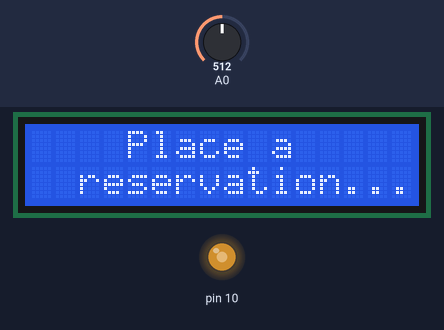
The sketch below on a simulated Arduino Uno, built with avr-gcc and run on an emulated ATmega328P. Shown: 16×2 character LCD, output pins drawn as LEDs (lit = HIGH). The test bench sets the inputs (shaded band); at power-on: A0 = 512.

Above: at 3.2 s.
3.3 s: A0 set to 526
4.8 s: A0 set to 550
At 5.9 s:
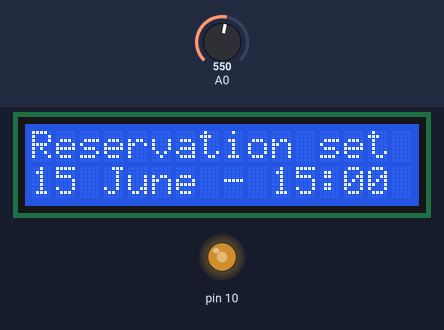
6.3 s: A0 set to 511
At 7.0 s:
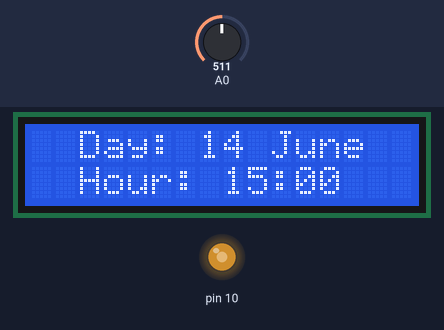
Timing chart, 0 to 9.3 s (numbered marks = the images above; inputs shaded):
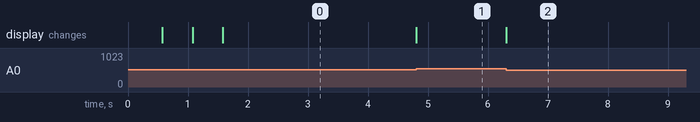

The sketch:

SelectionInterface.ino
```cpp
#include <LiquidCrystal.h>
#include <LCDKeypad.h>
//contrast step
#define DELTA 10
LCDKeypad lcd;
//initial backlight
unsigned char bckl=150;
int day = 15;
int hour = 15;
int buttonPrevious = KEYPAD_NONE;

void setup() {
    pinMode(10, OUTPUT);
  analogWrite(10, bckl);
  buttonPrevious = lcd.button();
  lcd.begin(16,2);
  lcd.clear();
  lcd.print("    Place a");
  lcd.setCursor(0,1);
  lcd.print("  reservation");
  delay(500);
  lcd.print("    Place a");
  lcd.setCursor(0,1);
  lcd.print("  reservation.");
  delay(500);
  lcd.print("    Place a");
  lcd.setCursor(0,1);
  lcd.print("  reservation..");
  delay(500);
  lcd.print("    Place a");
  lcd.setCursor(0,1);
  lcd.print("  reservation...");
  delay(500);
}

void loop()
{
 //Check button state change
 int buttonNow = lcd.button();
 if ( buttonNow != buttonPrevious) {
   handleAction(buttonNow);
   buttonPrevious = buttonNow;
//   lastDown = millis();
 }
}

 void handleAction(int button) {
 switch(button) {
   case KEYPAD_LEFT  :
     day--;
     handleButton();
     break;
   case KEYPAD_RIGHT :
     day++;
     handleButton();
     break;
   case KEYPAD_UP :
     hour++;
     handleButton();
     break;
   case KEYPAD_DOWN :
     hour--;
     handleButton();
     break;
   case KEYPAD_SELECT :
     lcd.clear();
     lcd.setCursor(0,0);
     lcd.print("Reservation set");
     lcd.setCursor(0,1);
     lcd.print(day);
     lcd.print(" June");
     lcd.print(" - ");
     lcd.print(hour);
     lcd.print(":00");
//     // Here you can implement another function to 'reset', in orde to get the second timestamp (which would be the end of the reservation)
//   case KEYPAD_RESET :
//     lcd.clear();
//     lcd.setCursor(0,0);
//     lcd.print("Reservation set");
 }
}

void handleButton() {
     lcd.clear();
     lcd.setCursor(2,0);
     lcd.print("Day: ");
     lcd.print(day);
     lcd.print(" June");
     lcd.setCursor(2,1);
     lcd.print("Hour: ");
     lcd.print(hour);
     lcd.print(":00");
}
```

Measured:
- the behaviour switches between 534 and 535 on A0 (found by bisection; images 0 and 1)
- after the input at 3.3 s, every drawn part: stays the same
- after the input at 4.8 s, the display: changes at once (image 1)
- after the input at 6.3 s, the display: changes at once (image 2)
